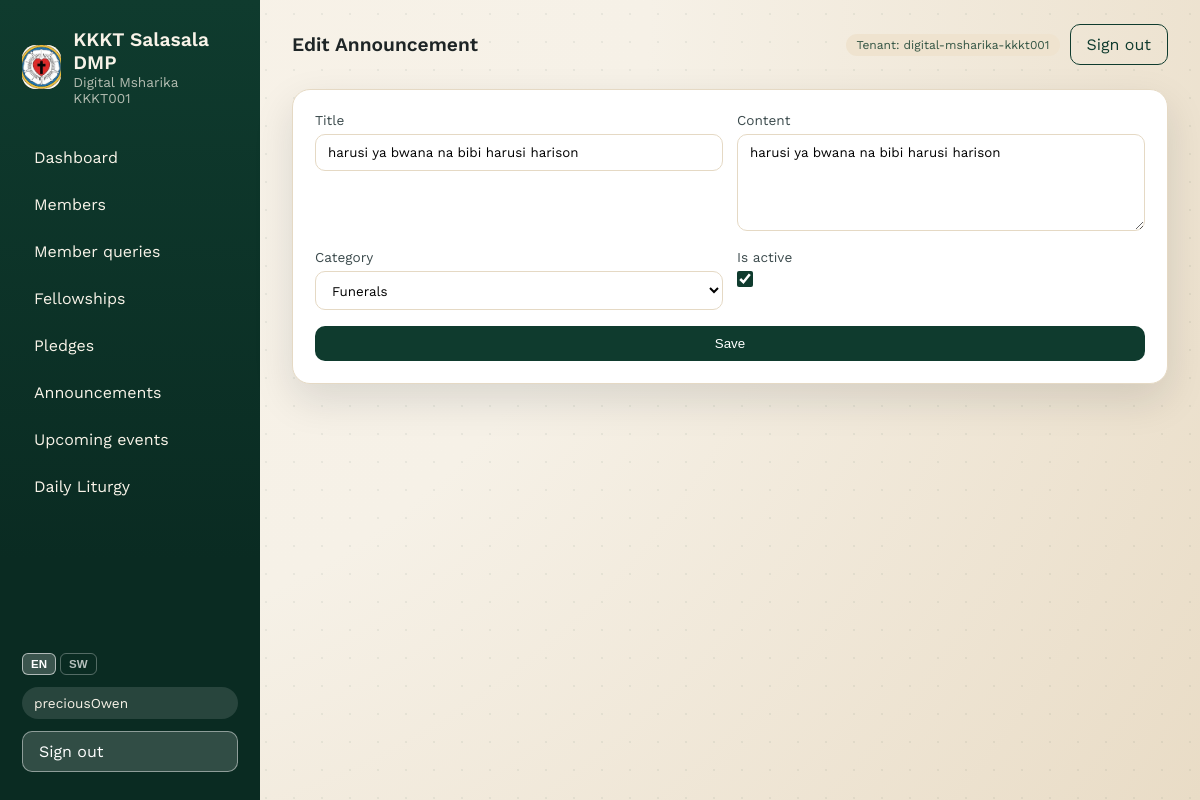
Screenshot of /content/announcements/1/edit/ (signed in) with the database file from the repository.
### tenants/models.py (models this page shows, shortened)
class Tenant(models.Model):
	name = models.CharField(max_length=200)
	slug = models.SlugField(unique=True)
	is_active = models.BooleanField(default=True)
	created_at = models.DateTimeField(auto_now_add=True)
	class Meta:
		ordering = ["name"]

### content_app/models.py (models this page shows, shortened)
class Announcement(TenantAwareModel):
	CATEGORY_CHOICES = [
		("wedding", "Wedding Bans"),
		("funeral", "Funerals"),
		("general", "General"),
	]
	title = models.CharField(max_length=200)
	content = models.TextField()
	category = models.CharField(max_length=20, choices=CATEGORY_CHOICES)
	published_at = models.DateTimeField(auto_now_add=True)
	is_active = models.BooleanField(default=True)
	class Meta:
		ordering = ["-published_at"]

### content_app/views.py (the view, shortened to what this page needs)
# urls.py: path("announcements/<int:pk>/edit/", views.AnnouncementUpdateView.as_view(), name="announcement-update"),
class AnnouncementUpdateView(TenantMixin, UpdateView):
    model = Announcement
    form_class = AnnouncementForm
    template_name = "content_app/announcement_form.html"
    success_url = reverse_lazy("content:announcements")
    def get_context_data(self, **kwargs):
        ctx = super().get_context_data(**kwargs)
        ctx["title"] = "Edit Announcement"
        return ctx
    def dispatch(self, request, *args, **kwargs):
        if not self.is_admin():
            raise PermissionDenied
        return super().dispatch(request, *args, **kwargs)

### content_app/forms.py
class AnnouncementForm(forms.ModelForm):
    class Meta:
        model = Announcement
        exclude = ["tenant", "published_at"]
        widgets = {
            "title": forms.TextInput(attrs={"class": "form-control"}),
            "content": forms.Textarea(attrs={"class": "form-control", "rows": 5}),
            "category": forms.Select(attrs={"class": "form-select"}),
        }

### content_app/views.py (called while the page is built)
    def get_tenant(self):
        return getattr(self.request, "tenant", None)

    def is_admin(self):
        user = self.request.user
        return user.is_superuser or user.id == 1

    def get_queryset(self):
        qs = super().get_queryset()
        tenant = self.get_tenant()
        if tenant is None:
            return qs.none()
        return qs.filter(tenant=tenant)

### tenants/context_processors.py (called while the page is built)
def pending_applications(request):
    user = getattr(request, "user", None)
    tenant = getattr(request, "tenant", None)
    if not user or not user.is_authenticated or tenant is None:
        return {"pending_applications_count": 0}
    if not (user.is_superuser or user.id == 1):
        return {"pending_applications_count": 0}
    count = MemberApplication.objects.filter(
        tenant=tenant,
        status=MemberApplication.STATUS_PENDING,
    ).count()
    return {"pending_applications_count": count}

### templates/content_app/announcement_form.html (shortened to what this page needs)
{% extends 'base.html' %}
{% load i18n %}
{% block header %}{{ title|default:_('Announcement') }}{% endblock %}
{% block content %}
<section class="card">
    {% if user.is_superuser or user.id == 1 %}
        <form method="post" class="form">
            <div class="form-grid">
                {% for field in form %}
                    <label>
                        <span>{{ field.label }}</span>
                        {{ field }}
                    </label>
                {% endfor %}
            </div>
            <button class="btn" type="submit">{% trans "Save" %}</button>
        </form>
    {% else %}
        <p class="muted">{% trans "You do not have permission to edit announcements." %}</p>
    {% endif %}
</section>
{% endblock %}

### templates/base.html (shortened to what this page needs)
{% load static i18n %}
{% get_current_language as LANGUAGE_CODE %}
<!DOCTYPE html>
<html lang="{{ LANGUAGE_CODE }}">
<head>
    <link rel="stylesheet" href="{% static 'css/app.css' %}" />
</head>
<body>
    <div class="page">
        {% if not hide_sidebar %}
        <aside class="sidebar" id="sidebar">
            <div class="brand">
                <div class="brand-mark">
                    <img src="/media/logo/kkkt-logo.jpg" alt="KKKT Salasala DMP logo" />
                </div>
                <div>
                    <div class="brand-title">KKKT Salasala DMP</div>
                    {% if request.tenant %}
                        <div class="brand-sub">{{ request.tenant.name }}</div>
                    {% endif %}
                </div>
            </div>
            <nav class="nav">
                {% if user.is_authenticated and user.is_superuser or user.is_authenticated and user.id == 1 %}
                    <a href="{% url 'home' %}">{% trans "Dashboard" %}</a>
                    <a href="{% url 'members:list' %}">{% trans "Members" %}</a>
                    <a href="{% url 'members:applications' %}">
                        {% trans "Member queries" %}
                    </a>
                    <a href="{% url 'fellowships:list' %}">{% trans "Fellowships" %}</a>
                    <a href="{% url 'pledges:list' %}">{% trans "Pledges" %}</a>
                    <a href="{% url 'content:announcements' %}">{% trans "Announcements" %}</a>
                    <a href="{% url 'content:upcoming-events' %}">{% trans "Upcoming events" %}</a>
                    <a href="{% url 'content:liturgy' %}">{% trans "Daily Liturgy" %}</a>
                {% endif %}
            </nav>
            <div class="sidebar-footer">
                <form action="{% url 'set_language' %}" method="post" class="lang-sw">
                    <button name="language" value="en" type="submit" class="lang-btn{% if LANGUAGE_CODE == 'en' %} active{% endif %}">EN</button>
                    <button name="language" value="sw" type="submit" class="lang-btn{% if LANGUAGE_CODE == 'sw' %} active{% endif %}">SW</button>
                </form>
                {% if user.is_authenticated %}
                    <div class="user-pill">{{ user.username }}</div>
                    <a class="btn ghost" href="{% url 'logout' %}">{% trans "Sign out" %}</a>
                {% else %}
                    <a class="btn" href="{% url 'login' %}">{% trans "Sign in" %}</a>
                {% endif %}
            </div>
        </aside>
        {% endif %}
        <div class="content">
            <header class="topbar">
                <div class="topbar-title">{% block header %}{% trans "Welcome" %}{% endblock %}</div>
                <div class="topbar-actions">
                    {% if request.tenant %}
                        <span class="badge">{% trans "Tenant" %}: {{ request.tenant.slug }}</span>
                    {% endif %}
                    {% if user.is_authenticated %}
                        <a class="btn ghost" href="{% url 'logout' %}">{% trans "Sign out" %}</a>
                    {% endif %}
                </div>
            </header>
            <main class="main">
                {% block content %}{% endblock %}
            </main>
        </div>
    </div>
</body>
</html>

### static/css/app.css (style rules this page uses)
:root { --ink: #1e2526; --ink-soft: #3b4a4c; --parchment: #f6f1e7; --sand: #efe3cf; --forest: #0f3b2e; --olive: #325443; --gold: #c7a35b; --rose: #f4d7c9; --card: #ffffff; --border: #e5d9c4; --shadow: 0 16px 40px rgba(18, 28, 29, 0.12); }
* { box-sizing: border-box; }
img, video, iframe { max-width: 100%; height: auto; }
body { margin: 0; font-family: "Work Sans", "Segoe UI", sans-serif; color: var(--ink); background: radial-gradient(circle at top left, #f8f2e8 0%, var(--parchment) 45%, #e9dcc6 100%); min-height: 100vh; }
body::before { content: ""; position: fixed; inset: 0; background-image: radial-gradient(rgba(15, 59, 46, 0.06) 1px, transparent 0); background-size: 28px 28px; pointer-events: none; z-index: 0; }
a { color: inherit; text-decoration: none; }
.page { display: flex; min-height: 100vh; position: relative; z-index: 1; width: 100%; max-width: 100vw; overflow-x: hidden; }
.sidebar { width: 260px; background: linear-gradient(180deg, var(--forest), #0a2b22 70%); color: #f8f3e8; padding: 28px 22px; display: flex; flex-direction: column; gap: 32px; }
.brand { display: flex; gap: 12px; align-items: center; }
.brand-mark { width: 44px; height: 44px; border-radius: 14px; background: var(--gold); color: #231b0f; font-weight: 700; display: grid; place-items: center; overflow: hidden; }
.brand-mark img { width: 100%; height: 100%; object-fit: cover; display: block; }
.brand-title { font-size: 1.2rem; font-weight: 600; }
.brand-sub { font-size: 0.85rem; opacity: 0.7; }
.nav { display: flex; flex-direction: column; gap: 8px; }
.nav a { padding: 10px 12px; border-radius: 12px; transition: all 0.2s ease; }
.sidebar-footer { margin-top: auto; display: flex; flex-direction: column; gap: 12px; }
.user-pill { background: rgba(255, 255, 255, 0.12); padding: 8px 12px; border-radius: 999px; font-size: 0.85rem; }
.content { flex: 1; padding: 24px 32px 48px; min-width: 0; max-width: 100%; }
.topbar { display: flex; align-items: center; justify-content: space-between; gap: 16px; margin-bottom: 24px; }
.topbar-title { font-size: 1.2rem; font-weight: 600; }
.topbar-actions { display: flex; align-items: center; gap: 10px; flex-wrap: wrap; justify-content: flex-end; }
.main { display: flex; flex-direction: column; gap: 24px; }
.card { background: var(--card); border-radius: 18px; padding: 22px; border: 1px solid var(--border); box-shadow: var(--shadow); overflow-wrap: anywhere; }
.badge { background: var(--sand); color: var(--olive); padding: 4px 10px; border-radius: 999px; font-size: 0.75rem; }
.btn { background: var(--forest); color: #fff; padding: 10px 16px; border-radius: 10px; border: none; cursor: pointer; display: inline-block; transition: transform 0.2s ease, box-shadow 0.2s ease; }
.btn.ghost { background: transparent; color: var(--forest); border: 1px solid var(--forest); }
.sidebar .btn.ghost { background: rgba(255, 255, 255, 0.16); color: #fff; border-color: rgba(255, 255, 255, 0.45); }
.form { display: flex; flex-direction: column; gap: 16px; }
.form-grid { display: grid; gap: 14px; grid-template-columns: repeat(2, minmax(220px, 1fr)); }
.checkbox-grid input[type="checkbox"], .form-grid input[type="checkbox"] { width: 16px; height: 16px; padding: 0; margin: 0; accent-color: var(--forest); }
.form-grid label input[type="checkbox"] { align-self: flex-start; }
label span { display: block; font-size: 0.85rem; margin-bottom: 6px; color: var(--ink-soft); }
input, select, textarea { width: 100%; padding: 10px 12px; border-radius: 10px; border: 1px solid var(--border); background: #fff; font-family: inherit; }

### templates/base.html (style rules this page uses)
.lang-sw { display:flex; gap:4px; }
.lang-btn { background:transparent; border:1px solid rgba(255,255,255,.3); color:rgba(255,255,255,.7); border-radius:6px; padding:4px 8px; font-size:.72rem; font-weight:600; cursor:pointer; transition:all .2s; }
.lang-btn:hover, .lang-btn.active { background:rgba(255,255,255,.2); color:#fff; border-color:rgba(255,255,255,.6); }

### rows the page displays
Tenant: tenant.name "Digital Msharika KKKT001", tenant.slug "digital-msharika-kkkt001"
Announcement: form "harusi ya bwana na bibi harusi harison" "harusi ya bwana na bibi harusi harison" "Funerals" "☑"

### other values shown
{{ user.username }} "preciousOwen"
{{ title|default:_('Announcement') }} "Edit Announcement"
{{ field.label }} "Title" "Content" "Category" "Is active"
